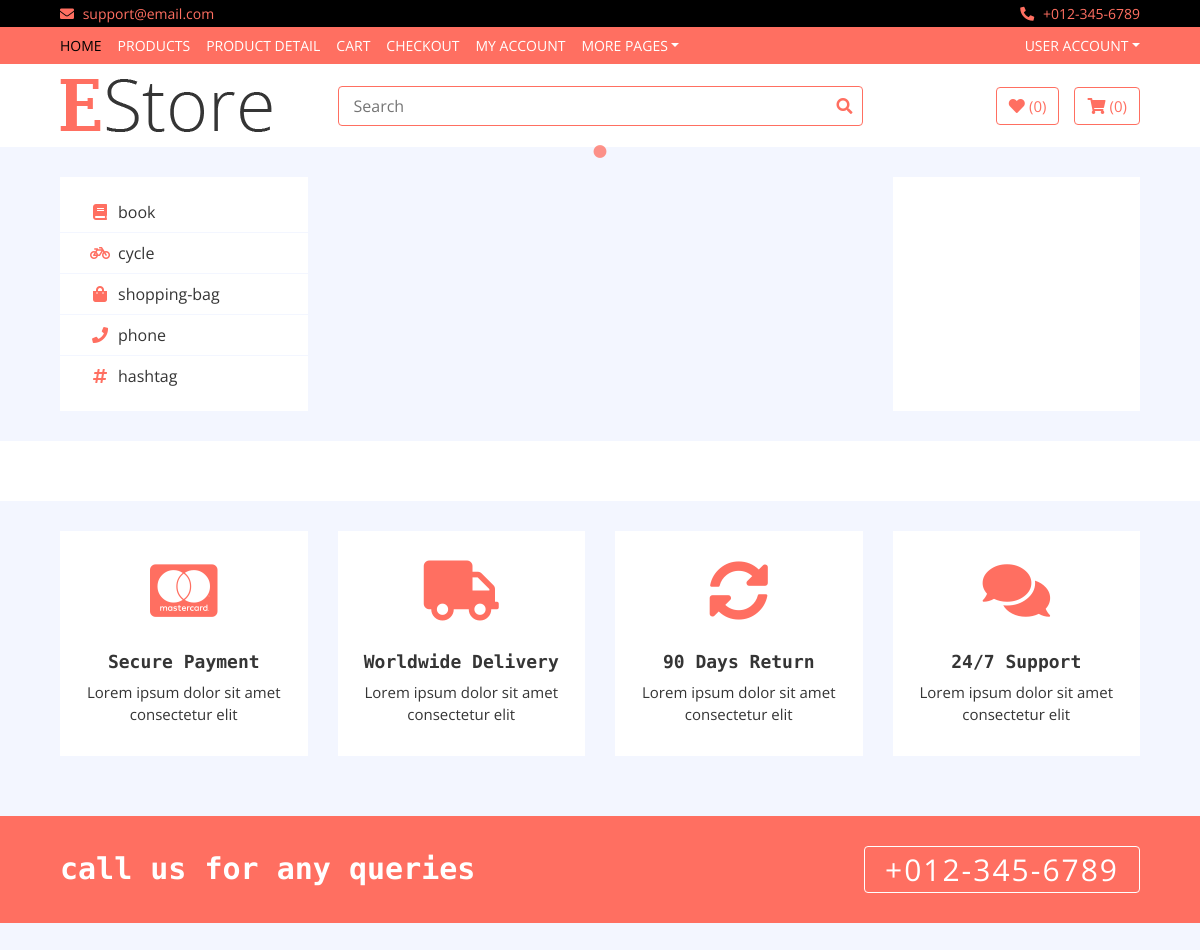
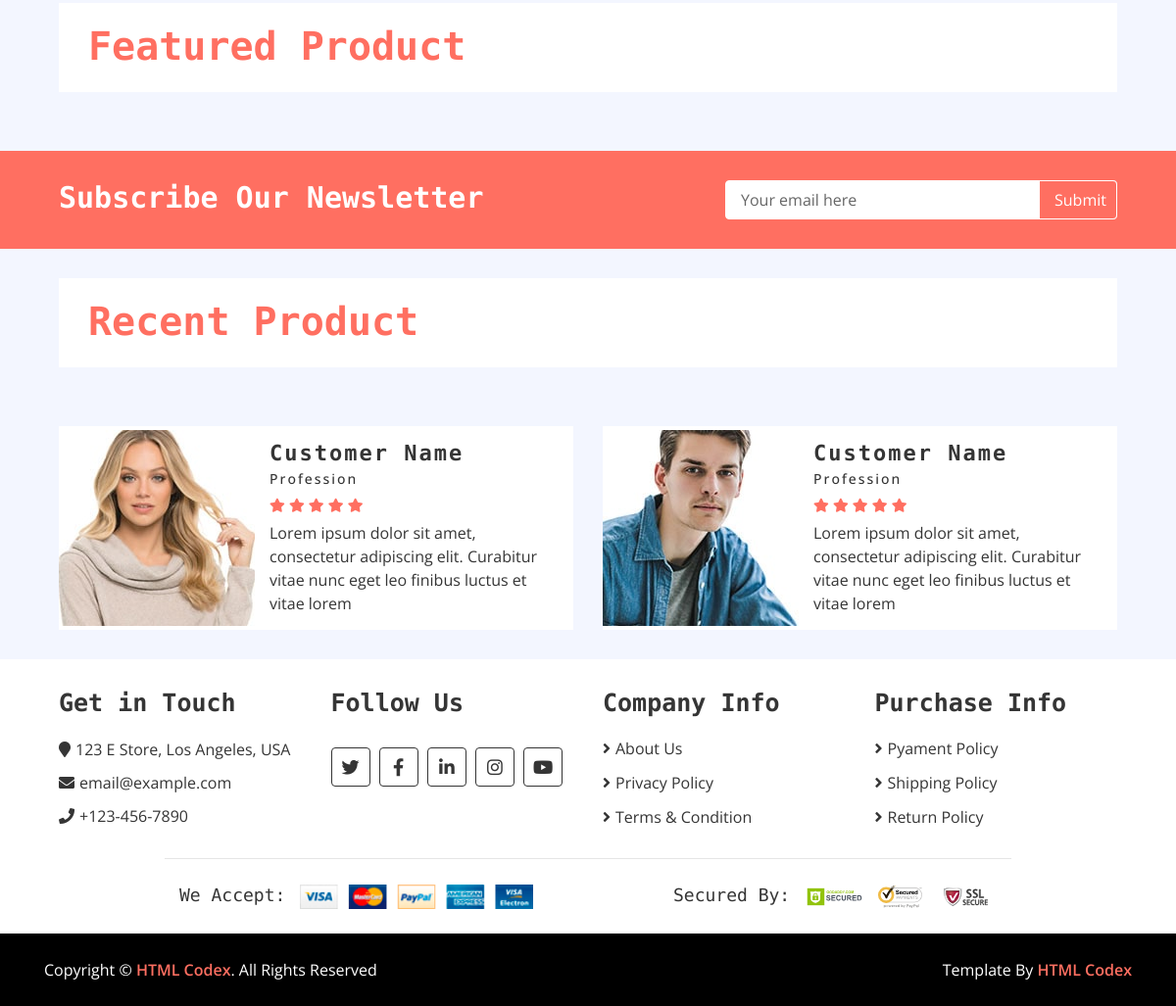
The app's page /, older data (2 pictures, top to bottom).
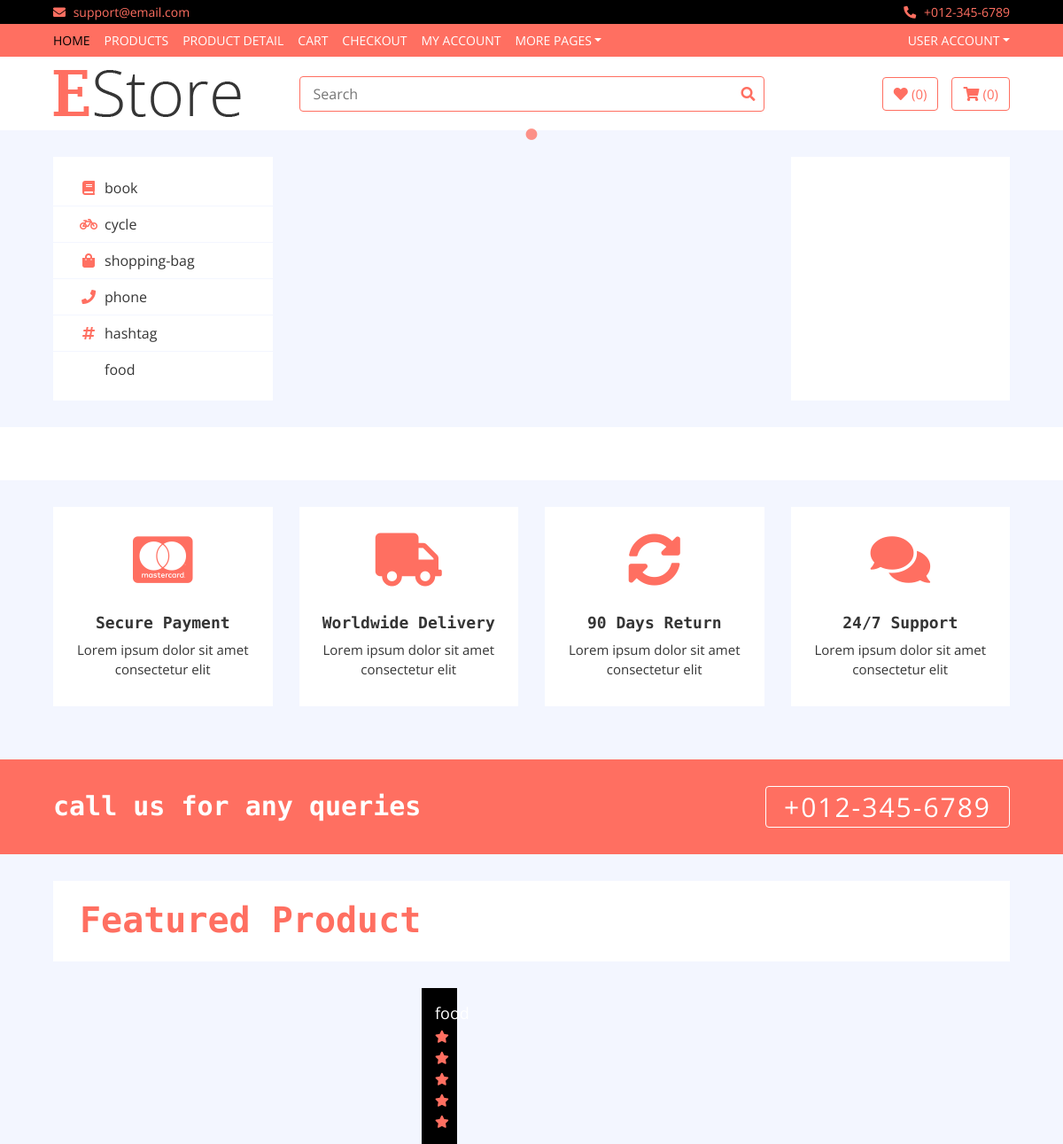
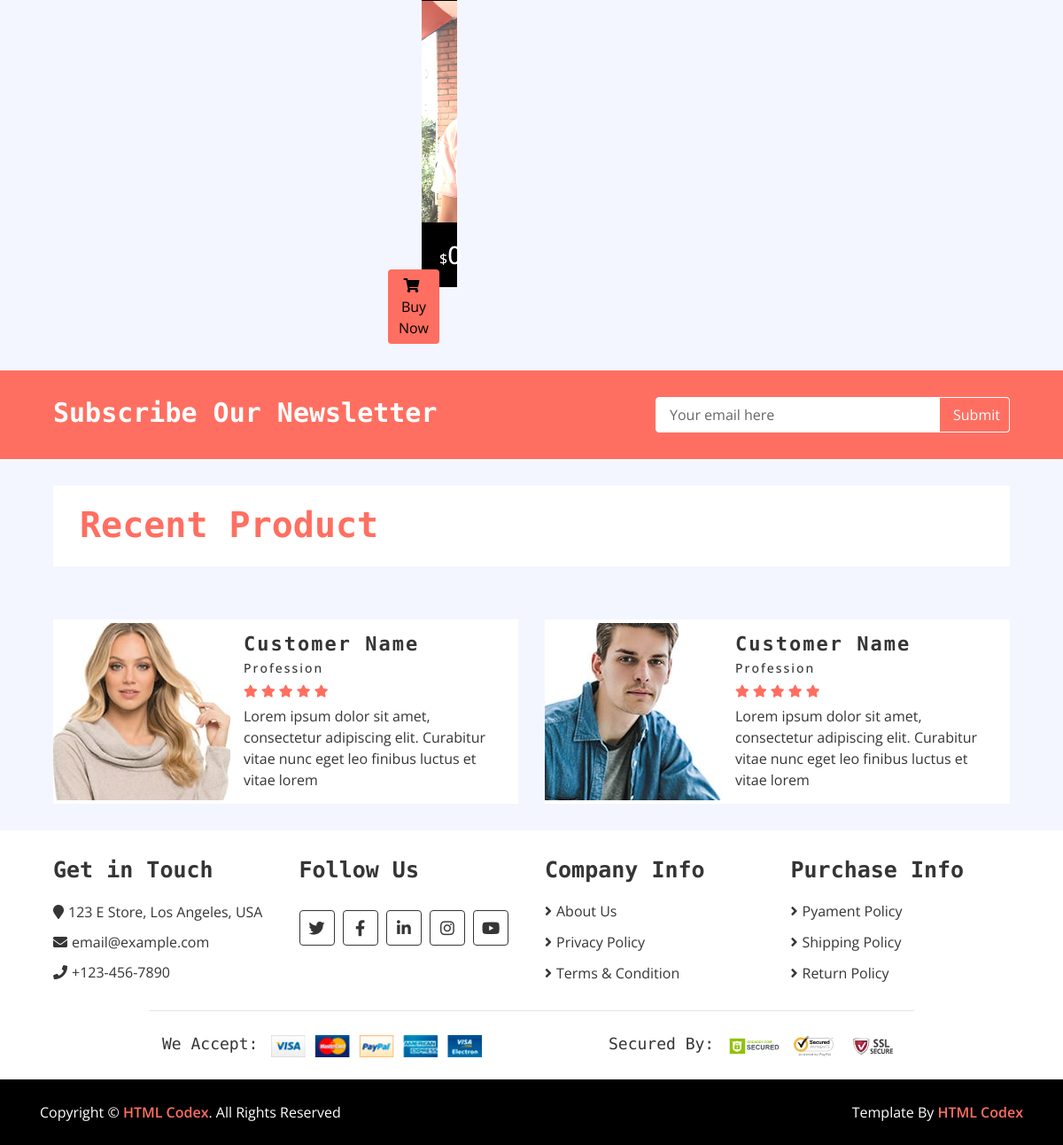
The same page, newer data (2 pictures, top to bottom).
### home/models.py (models this page shows, shortened)
class Category(models.Model):
    name = models.CharField(max_length=300)
    image = models.CharField(max_length=200)
    slug = models.CharField(max_length=200, unique=True)
    status = models.CharField(choices=STATUS, max_length=200)
    def get_cat_url(self):
        return reverse("home:category", kwargs={'slug': self.slug})

class Item(models.Model):
    title = models.CharField(max_length=200)
    price = models.IntegerField()
    discounted_price = models.IntegerField(default=0)
    label = models.CharField(choices=LABEL, max_length=200)
    image = models.ImageField(upload_to='media')
    status = models.CharField(choices=STATUS, max_length=200)
    status = models.CharField(choices=STATUS, max_length=200)
    slug = models.CharField(max_length=200, unique=True)
    category = models.ForeignKey(Category, on_delete=models.CASCADE)
    brand = models.ForeignKey(Brand, on_delete=models.CASCADE,null=True)
    description = models.TextField(blank=True)
    specification = models.TextField(blank=True)
    def get_item_url(self):
        return reverse("home:products", kwargs={'slug': self.slug})

### home/views.py (the view)
# urls.py: path('', HomeView.as_view(), name='home'),
class HomeView(BaseView):
    def get(self, request):
        self.views['categories'] = Category.objects.filter(status='active')
        self.views['sliders'] = Slider.objects.filter(status='active')
        self.views['brands'] = Brand.objects.filter(status='active')
        self.views['ads'] = Ad.objects.all
        self.views['hots'] = Item.objects.filter(label='hot')
        self.views['news'] = Item.objects.filter(label='new')
        self.views['sales'] = Item.objects.filter(label='sale')
        self.views['defaults'] = Item.objects.filter(label='')
        return render(request, 'index.html', self.views)

### home/templates/index.html (shortened to what this page needs)
{% extends 'base.html' %}
{% load static %}
{% block content %}
        <div class="header">
            <div class="container-fluid">
                <div class="row">
                    <div class="col-md-3">
                        <nav class="navbar bg-light">
                            <ul class="navbar-nav">
                                {% for cat in categories %}
                                <li class="nav-item">
                                    <a class="nav-link" href="{{cat.get_cat_url}}"><i class="fa fa-{{cat.image}}"></i>{{cat.name}}</a>
                                </li>
                                  {% endfor %}
                            </ul>
                        </nav>
                    </div>
                    <div class="col-md-6">
                    </div>
                    <div class="col-md-3">
                        <div class="header-img">
                            </div>
                        </div>
                    </div>
                </div>
            </div>
        <div class="brand">
        </div>
        <div class="feature">
            <div class="container-fluid">
                <div class="row align-items-center">
                    <div class="col-lg-3 col-md-6 feature-col">
                        <div class="feature-content">
                            <i class="fab fa-cc-mastercard"></i>
                            <h2>Secure Payment</h2>
                            <p>
                                Lorem ipsum dolor sit amet consectetur elit
                            </p>
                        </div>
                    </div>
                    <div class="col-lg-3 col-md-6 feature-col">
                        <div class="feature-content">
                            <i class="fa fa-truck"></i>
                            <h2>Worldwide Delivery</h2>
                            <p>
                                Lorem ipsum dolor sit amet consectetur elit
                            </p>
                        </div>
                    </div>
                    <div class="col-lg-3 col-md-6 feature-col">
                        <div class="feature-content">
                            <i class="fa fa-sync-alt"></i>
                            <h2>90 Days Return</h2>
                            <p>
                                Lorem ipsum dolor sit amet consectetur elit
                            </p>
                        </div>
                    </div>
                    <div class="col-lg-3 col-md-6 feature-col">
                        <div class="feature-content">
                            <i class="fa fa-comments"></i>
                            <h2>24/7 Support</h2>
                            <p>
                                Lorem ipsum dolor sit amet consectetur elit
                            </p>
                        </div>
                    </div>
                </div>
            </div>
        </div>
        <div class="call-to-action">
            <div class="container-fluid">
                <div class="row align-items-center">
                    <div class="col-md-6">
                        <h1>call us for any queries</h1>
                    </div>
                    <div class="col-md-6">
                        <a href="tel:0123456789">+012-345-6789</a>
                    </div>
                </div>
            </div>
        </div>
        <div class="featured-product product">
            <div class="container-fluid">
                <div class="section-header">
                    <h1>Featured Product</h1>
                </div>
                <div class="row align-items-center product-slider product-slider-4">
                    {% for hot in hots %}
                    <div class="col-lg-3">
                        <div class="product-item">
                            <div class="product-title">
                                <a href="{{hot.get_item_url}}">{{hot.title}}</a>
                                <div class="ratting">
                                    <i class="fa fa-star"></i>
                                    <i class="fa fa-star"></i>
                                    <i class="fa fa-star"></i>
                                    <i class="fa fa-star"></i>
                                    <i class="fa fa-star"></i>
                                </div>
                            </div>
                            <div class="product-image">
                                <a href="product-detail.html">
                                    <img src="{{hot.image.url}}" style = "height:250px ; width:200px " alt="Product Image">
                                </a>
                            </div>
                            <div class="product-price">
                                {% if hot.discounted_price > 0 %}
                                <h3><span>$</span>{{hot.discounted_price}}</h3>
                                {% else %}
                                <h3><span>$</span>{{hot.discounted_price}}</h3>
                                {% endif %}
                                <a class="btn" href=""><i class="fa fa-shopping-cart"></i>Buy Now</a>
                            </div>
                        </div>
                    </div>
                    {% endfor %}
                </div>
            </div>
        </div>
        <div class="newsletter">
            <div class="container-fluid">
                <div class="row">
                    <div class="col-md-6">
                        <h1>Subscribe Our Newsletter</h1>
                    </div>
                    <div class="col-md-6">
                        <div class="form">
                            <input type="email" value="Your email here">
                            <button>Submit</button>
                        </div>
                    </div>
                </div>
            </div>
        </div>
        <div class="recent-product product">
            <div class="container-fluid">
                <div class="section-header">
                    <h1>Recent Product</h1>
                </div>
            </div>
        </div>
        <div class="review">
            <div class="container-fluid">
                <div class="row align-items-center review-slider normal-slider">
                    <div class="col-md-6">
                        <div class="review-slider-item">
                            <div class="review-img">
                                <img src="img/review-1.jpg" alt="Image">
                            </div>
                            <div class="review-text">
                                <h2>Customer Name</h2>
                                <h3>Profession</h3>
                                <div class="ratting">
                                    <i class="fa fa-star"></i>
                                    <i class="fa fa-star"></i>
                                    <i class="fa fa-star"></i>
                                    <i class="fa fa-star"></i>
                                    <i class="fa fa-star"></i>
                                </div>
                                <p>
                                    Lorem ipsum dolor sit amet, consectetur adipiscing elit. Curabitur vitae nunc eget leo finibus luctus et vitae lorem
                                </p>
                            </div>
                        </div>
                    </div>
                    <div class="col-md-6">
                        <div class="review-slider-item">
                            <div class="review-img">
                                <img src="img/review-2.jpg" alt="Image">
                            </div>
                            <div class="review-text">
                                <h2>Customer Name</h2>
                                <h3>Profession</h3>
                                <div class="ratting">
                                    <i class="fa fa-star"></i>
                                    <i class="fa fa-star"></i>
                                    <i class="fa fa-star"></i>
                                    <i class="fa fa-star"></i>
                                    <i class="fa fa-star"></i>
                                </div>
                                <p>
                                    Lorem ipsum dolor sit amet, consectetur adipiscing elit. Curabitur vitae nunc eget leo finibus luctus et vitae lorem
                                </p>
                            </div>
                        </div>
                    </div>
                </div>
            </div>
        </div>
  {% endblock %}

Row changes from the older to the newer data that the page shows:
added Category: name "food"
added Item: title "food", image (picture), discounted_price "0"
